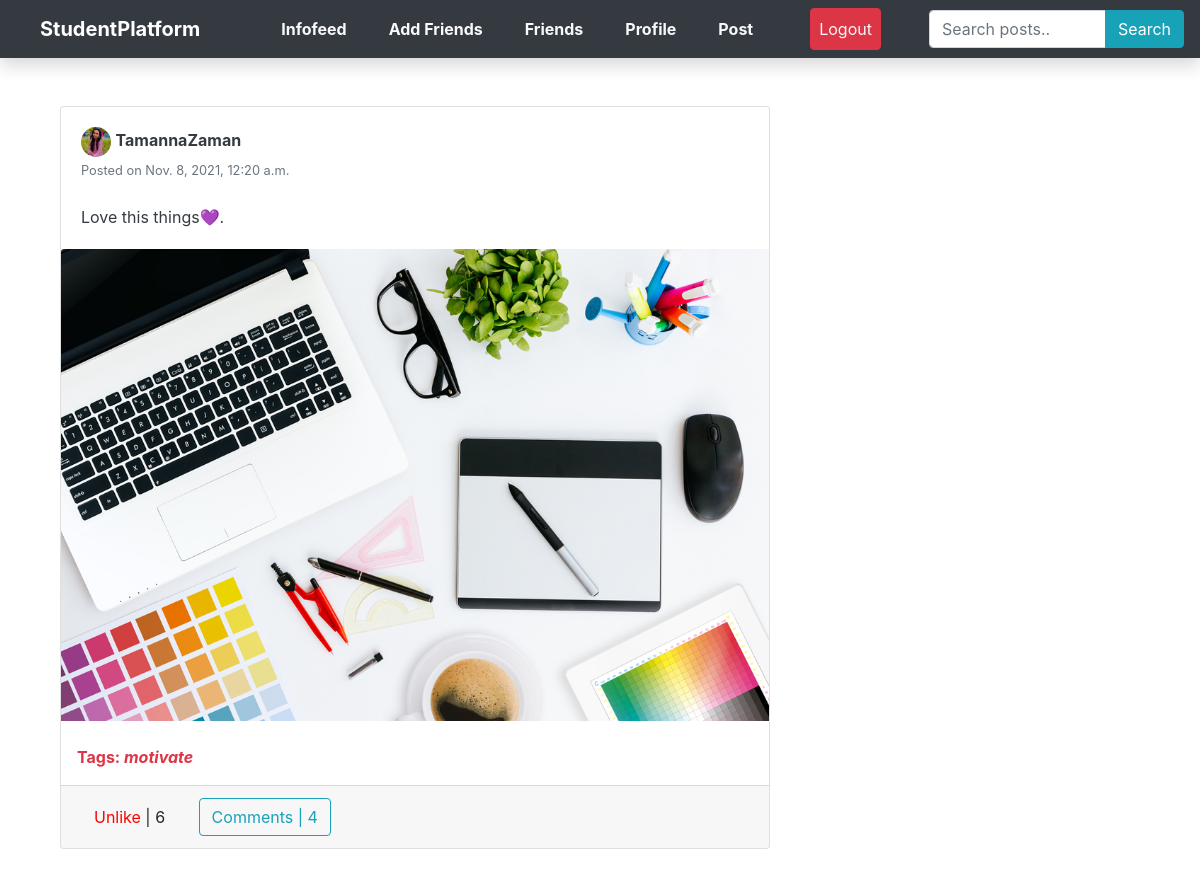
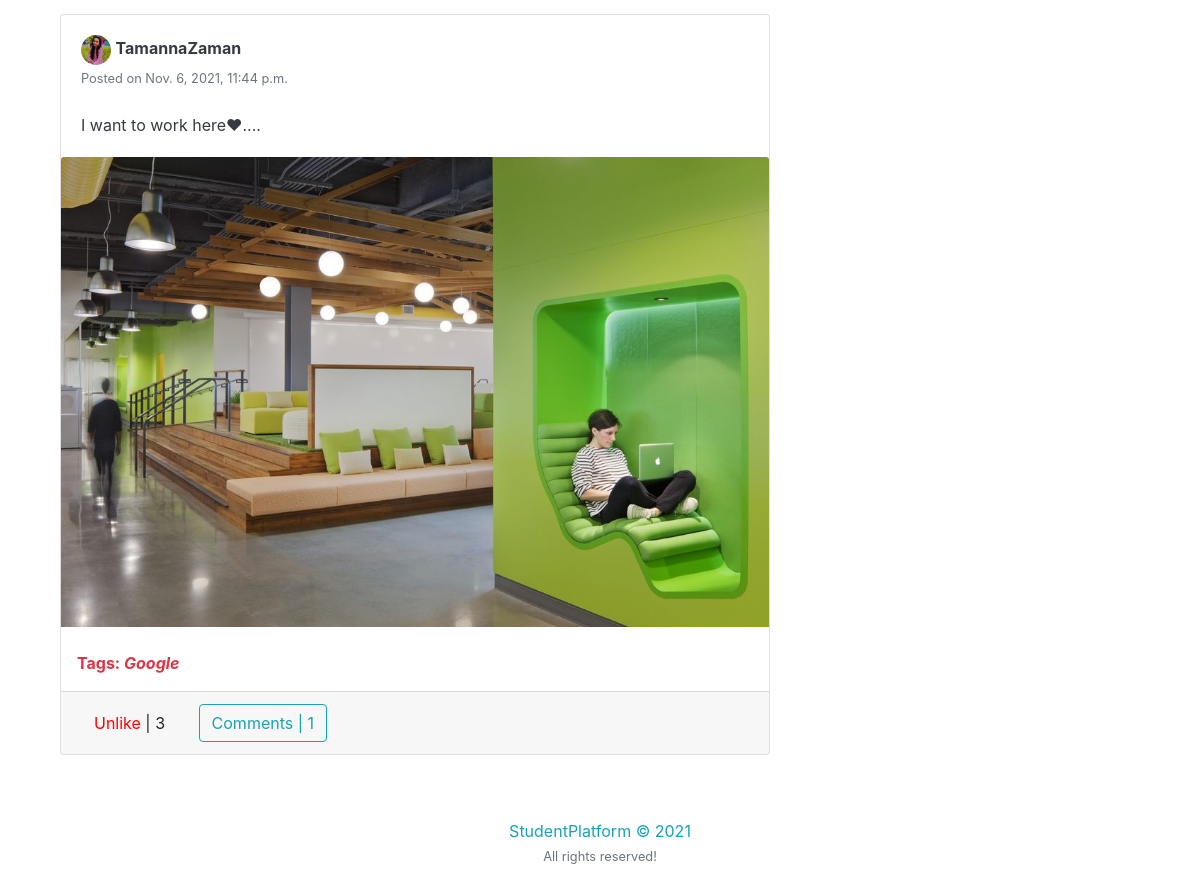
/user_posts/TamannaZaman (signed in), run on the app's committed database (2 pictures, top to bottom).
### infofeed/models.py (models this page shows, shortened)
class Post(models.Model):
    description = models.CharField(max_length=255, blank=True)
    pic = models.ImageField(upload_to='path/to/img')
    date_posted = models.DateTimeField(default=timezone.now)
    user_name = models.ForeignKey(User, on_delete=models.CASCADE)
    tags = models.CharField(max_length=100, blank=True)

class Profile(models.Model):
    user = models.OneToOneField(User, on_delete=models.CASCADE)
    image = models.ImageField(default='profile_pics/default.png', upload_to='profile_pics/')
    slug = AutoSlugField(populate_from='user')
    bio = models.CharField(max_length=255, blank=True)
    friends = models.ManyToManyField("Profile", blank=True)
    def get_absolute_url(self):
        return "/users/{}".format(self.slug)

### infofeed/views.py (the view)
# urls.py: path('user_posts/<str:username>', UserPostListView.as_view(), name='user-posts'),
class UserPostListView(LoginRequiredMixin, ListView):
	model = Post
	template_name = 'feed/user_posts.html'
	context_object_name = 'posts'
	paginate_by = 10
	def get_context_data(self, **kwargs):
		context = super(UserPostListView, self).get_context_data(**kwargs)
		user = get_object_or_404(User, username=self.kwargs.get('username'))
		liked = [i for i in Post.objects.filter(user_name=user) if Like.objects.filter(user = self.request.user, post=i)]
		context['liked_post'] = liked
		return context
	def get_queryset(self):
		user = get_object_or_404(User, username=self.kwargs.get('username'))
		return Post.objects.filter(user_name=user).order_by('-date_posted')

### infofeed/templates/feed/user_posts.html (shortened to what this page needs)
{% extends "feed/layout.html" %} {% load static %} {% block searchform %}
<form class="my-2 my-lg-0 ml-5 form-inline" action="{% url 'search_posts' %}" method="get">
  <div class="input-group">
    <input class="form-control" name="p" type="text" placeholder="Search posts.." />
    <div class="input-group-append">
      <button class="btn btn-info" type="submit">
        Search
      </button>
    </div>
  </div>
</form>
{% endblock searchform %} {% block content %}
<div class="container">
  <div class="row">
    <div class="col-md-8">
      {% for post in posts %}
      <div class="card card-signin my-5">
        <div class="card-body">
          <a href="{{ post.user_name.profile.get_absolute_url }}"><img src="{{ post.user_name.profile.image.url }}"
              class="rounded-circle" width="30" height="30" alt="" /></a>
          <a class="text-dark" href="{{ post.user_name.profile.get_absolute_url }}"><b>{{ post.user_name }}</b></a>
          <br /><small class="text-muted">Posted on {{ post.date_posted }}</small>
          <br /><br />
          <p class="card-text text-dark">{{ post.description }}</p>
        </div>
        <a href="{% url 'post-detail' post.id %}"><img class="card-img-top" src="{{ post.pic.url }}" alt="" /></a>
        {% if post.tags %}
        <br />
        <p class="text-danger ml-3">
          <b>Tags: <i>{{ post.tags }}</i></b>
        </p>
        {% endif %}
        <div class="card-footer">
          <button class="btn btn-white mr-3 like" id="{{ post.id }}">
            {% if post in liked_post %}
            <a href="{% url 'post-like' %}" style="color: red" id="likebtn{{ post.id }}">
              Unlike</a>
            | {{post.likes.count}} {% else %}
            <a href="{% url 'post-like' %}" style="color: green" id="likebtn{{ post.id }}">
              Like</a>
            | {{post.likes.count}} {% endif %}
          </button>
          <a class="btn btn-outline-info" href="{% url 'post-detail' post.id %}">Comments | {{ post.details.count }}</a>
        </div>
      </div>
      {% endfor %}
    </div>
  </div>
</div>
  {% endblock content %}

### data on the page
Post: user_name.profile.image (picture), user_name "TamannaZaman", date_posted "Nov. 8, 2021, 12:20 a.m.", description "Love this things💜.", pic (picture), tags "motivate", likes.count "6", details.count "4"
Post: user_name.profile.image (picture), user_name "TamannaZaman", date_posted "Nov. 6, 2021, 11:44 p.m.", description "I want to work here❤....", pic (picture), tags "Google", likes.count "3", details.count "1"
